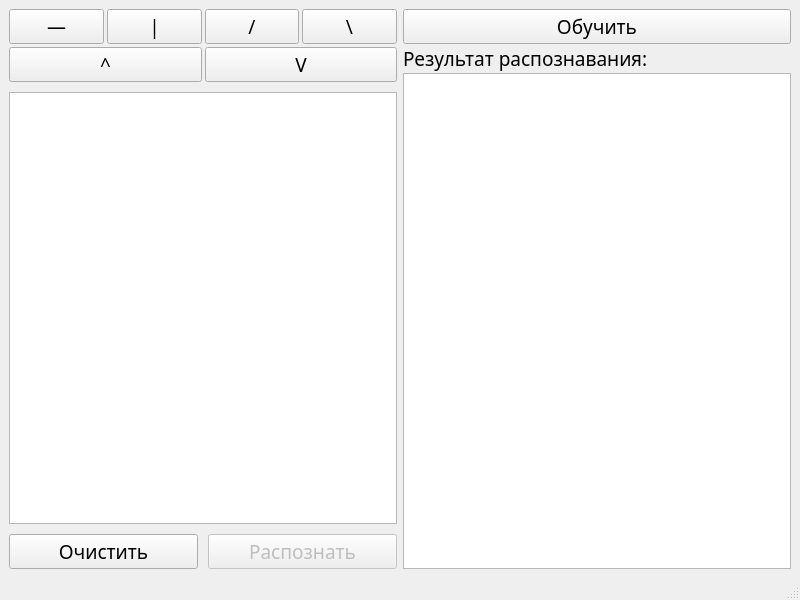
<?xml version="1.0" encoding="UTF-8"?>
<ui version="4.0">
 <class>MainWindow</class>
 <widget class="QMainWindow" name="MainWindow">
  <property name="geometry">
   <rect>
    <x>0</x>
    <y>0</y>
    <width>800</width>
    <height>600</height>
   </rect>
  </property>
  <property name="windowTitle">
   <string>MainWindow</string>
  </property>
  <widget class="QWidget" name="centralwidget">
   <layout class="QHBoxLayout" name="horizontalLayout_2">
    <item>
     <layout class="QVBoxLayout" name="verticalLayout">
      <property name="spacing">
       <number>10</number>
      </property>
      <item>
       <layout class="QGridLayout" name="gridLayout">
        <property name="spacing">
         <number>3</number>
        </property>
        <item row="1" column="2" colspan="2">
         <widget class="QPushButton" name="downPushButton">
          <property name="font">
           <font>
            <family>Source Code Pro Light</family>
            <pointsize>14</pointsize>
           </font>
          </property>
          <property name="text">
           <string>V</string>
          </property>
         </widget>
        </item>
        <item row="0" column="2">
         <widget class="QPushButton" name="upRightPushButton">
          <property name="font">
           <font>
            <family>Source Code Pro Light</family>
            <pointsize>14</pointsize>
           </font>
          </property>
          <property name="text">
           <string>/</string>
          </property>
         </widget>
        </item>
        <item row="0" column="3">
         <widget class="QPushButton" name="upLeftPushButton">
          <property name="font">
           <font>
            <family>Source Code Pro Light</family>
            <pointsize>14</pointsize>
           </font>
          </property>
          <property name="text">
           <string>\</string>
          </property>
         </widget>
        </item>
        <item row="0" column="0">
         <widget class="QPushButton" name="horizontalPushButton">
          <property name="font">
           <font>
            <family>Source Code Pro Light</family>
            <pointsize>14</pointsize>
           </font>
          </property>
          <property name="text">
           <string>—</string>
          </property>
         </widget>
        </item>
        <item row="1" column="0" colspan="2">
         <widget class="QPushButton" name="upPushButton">
          <property name="font">
           <font>
            <family>Source Code Pro Light</family>
            <pointsize>14</pointsize>
           </font>
          </property>
          <property name="text">
           <string>^</string>
          </property>
         </widget>
        </item>
        <item row="0" column="1">
         <widget class="QPushButton" name="verticalPushButton">
          <property name="font">
           <font>
            <family>Source Code Pro Light</family>
            <pointsize>14</pointsize>
           </font>
          </property>
          <property name="text">
           <string>|</string>
          </property>
         </widget>
        </item>
       </layout>
      </item>
      <item>
       <widget class="QGraphicsView" name="graphicsView"/>
      </item>
      <item>
       <layout class="QHBoxLayout" name="horizontalLayout">
        <item>
         <widget class="QPushButton" name="clearPushButton">
          <property name="font">
           <font>
            <family>Source Code Pro Light</family>
            <pointsize>14</pointsize>
           </font>
          </property>
          <property name="text">
           <string>Очистить</string>
          </property>
         </widget>
        </item>
        <item>
         <widget class="QPushButton" name="recognizePushButton">
          <property name="enabled">
           <bool>false</bool>
          </property>
          <property name="font">
           <font>
            <family>Source Code Pro Light</family>
            <pointsize>14</pointsize>
           </font>
          </property>
          <property name="text">
           <string>Распознать</string>
          </property>
         </widget>
        </item>
       </layout>
      </item>
     </layout>
    </item>
    <item>
     <layout class="QVBoxLayout" name="verticalLayout_3">
      <property name="spacing">
       <number>50</number>
      </property>
      <item>
       <layout class="QVBoxLayout" name="verticalLayout_2">
        <property name="spacing">
         <number>1</number>
        </property>
        <item>
         <widget class="QPushButton" name="learnPushButton">
          <property name="font">
           <font>
            <family>Source Code Pro Light</family>
            <pointsize>14</pointsize>
           </font>
          </property>
          <property name="text">
           <string>Обучить</string>
          </property>
         </widget>
        </item>
        <item>
         <widget class="QLabel" name="label_3">
          <property name="font">
           <font>
            <family>Source Code Pro Light</family>
            <pointsize>14</pointsize>
           </font>
          </property>
          <property name="text">
           <string>Результат распознавания:</string>
          </property>
          <property name="wordWrap">
           <bool>true</bool>
          </property>
         </widget>
        </item>
        <item>
         <widget class="QTableView" name="recognizeTableView">
          <property name="font">
           <font>
            <family>Source Code Pro Light</family>
            <pointsize>14</pointsize>
           </font>
          </property>
         </widget>
        </item>
       </layout>
      </item>
     </layout>
    </item>
   </layout>
  </widget>
  <widget class="QMenuBar" name="menubar">
   <property name="geometry">
    <rect>
     <x>0</x>
     <y>0</y>
     <width>800</width>
     <height>22</height>
    </rect>
   </property>
  </widget>
  <widget class="QStatusBar" name="statusbar"/>
 </widget>
 <resources/>
 <connections/>
</ui>
